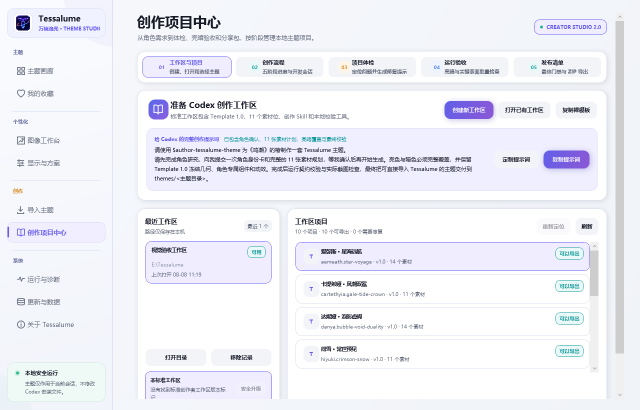
#> input picture .github/assets/screenshots/tessalume-creator.png, 1280 x 820 px (shown at 1/2 size)
$ python -i generate_icon.py   (imports and definitions only)
#> lines starting #> are read from the running program, lines starting #| are printed output that depends on the picture
#> further down, picture is the input picture: PIL image 1280x820 RGBA; mean R, G, B, A 238.3, 239.4, 246.4, 255
from pathlib import Path
from math import ceil
from xml.etree import ElementTree

from PIL import Image


ROOT = Path(__file__).resolve().parents[1]
ASSETS = ROOT / "src" / "Tessalume.App" / "Assets"
PROJECT = ROOT / "src" / "Tessalume.App" / "Tessalume.App.csproj"
# [1 line that did not run here, left out]
# [1 line that did not run here, left out]
# [1 line that did not run here, left out]
PNG_SIZE = 1024
ICO_SIZES = [
    (16, 16),
    (20, 20),
    (24, 24),
    (32, 32),
    (40, 40),
    (48, 48),
    (64, 64),
    (128, 128),
    (256, 256),
]
SAFE_PADDING_RATIO = 0.0


def normalize_master(image: Image.Image) -> Image.Image:
    image = image.convert("RGBA")
    red, green, blue, alpha = image.split()
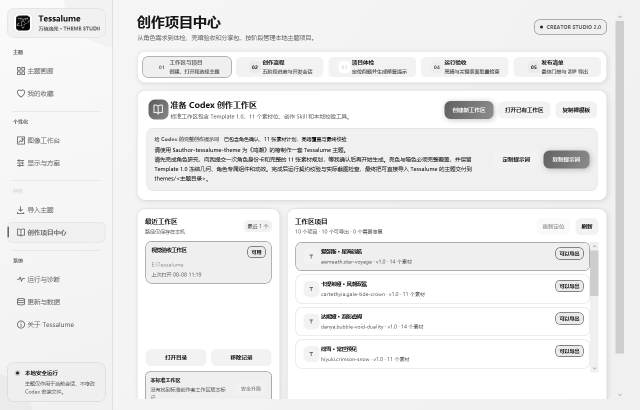
#> red: PIL image 1280x820 L (shown at 1/2 size); min 0, max 255, mean 238.3
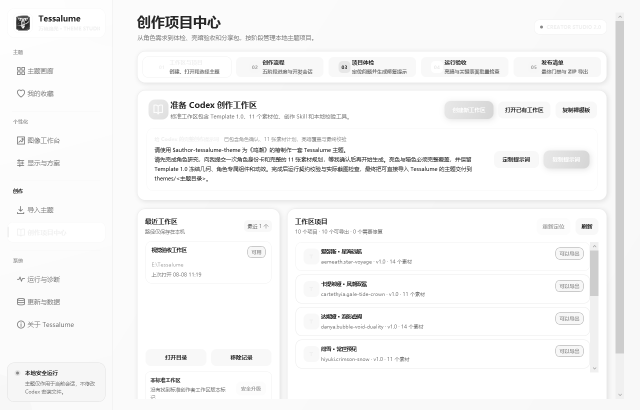
#> blue: PIL image 1280x820 L (shown at 1/2 size); min 22, max 255, mean 246.4
#> alpha: PIL image 1280x820 L; every value is 255
    alpha = alpha.point(lambda value: 0 if value < 24 else value)
    image = Image.merge("RGBA", (red, green, blue, alpha))

    bounds = alpha.getbbox()
#> bounds = (0, 0, 1280, 820)
    if bounds is None:
        raise ValueError(f"Icon master has no visible pixels: {SOURCE}")

    left, top, right, bottom = bounds
#> left = 0; top = 0; right = 1280; bottom = 820
    content_size = max(right - left, bottom - top)
#> content_size = 1280
    padding = ceil(content_size * SAFE_PADDING_RATIO)
#> padding = 0
    crop_size = content_size + padding * 2
#> crop_size = 1280
    center_x = (left + right) / 2
#> center_x = 640
    center_y = (top + bottom) / 2
#> center_y = 410
    crop_left = round(center_x - crop_size / 2)
#> crop_left = 0
    crop_top = round(center_y - crop_size / 2)
#> crop_top = -230
    crop_box = (crop_left, crop_top, crop_left + crop_size, crop_top + crop_size)
#> crop_box = (0, -230, 1280, 1050)

    return image.crop(crop_box).resize((PNG_SIZE, PNG_SIZE), Image.Resampling.LANCZOS)
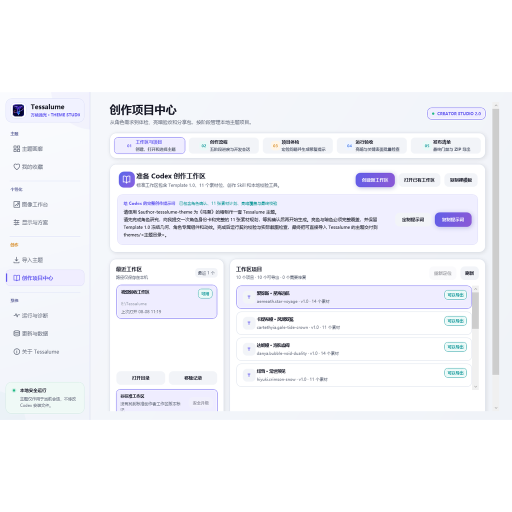
#> returned value: PIL image 1024x1024 RGBA (shown at 1/2 size); mean R, G, B, A 153, 153.7, 158.2, 163.4; transparent parts drawn white


def main() -> None:
    if not SOURCE.exists():
        raise FileNotFoundError(f"Missing icon master: {SOURCE}")

    icon = normalize_master(Image.open(SOURCE))
    icon.save(ICON, format="ICO", sizes=ICO_SIZES)
    print(f"Read {SOURCE}")
    print(f"Wrote {ICON}")


# [2 lines not run here, left out]

>>> from PIL import Image
>>> picture = Image.open('../.github/assets/screenshots/tessalume-creator.png')
>>> result = normalize_master(picture)
